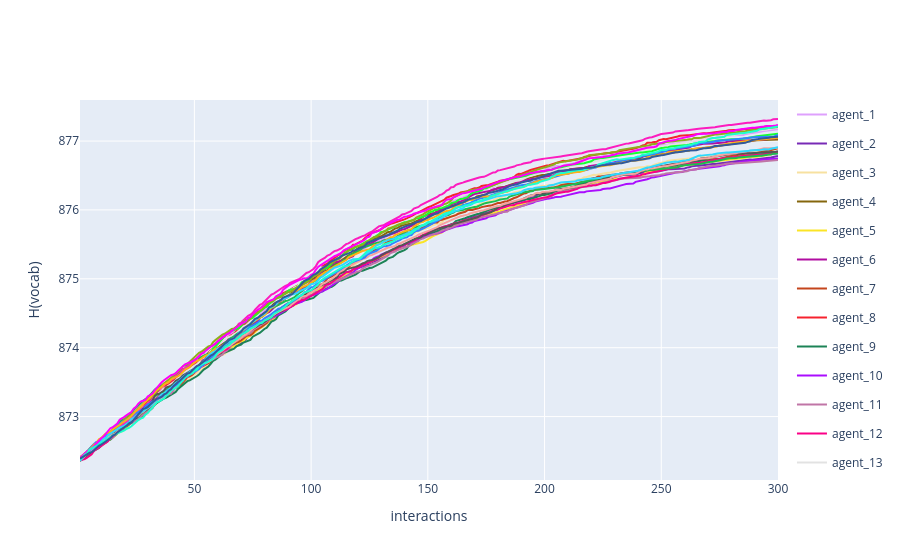

The cell this chart's notebook holds for it:
### Code cell
fig = multi_agent_update_plot_from_df(
    H_dif,
    time_col='interaction_no',
    dif_col='delta'
)

fig.update_layout(
    # title='Dyadic interaction in a random environment',
    yaxis_title='H(vocab)',
    xaxis_title='interactions'
)
fig.show()

### Figure 1 — Plotly figure (JSON) as saved in the notebook; plotly's stock layout.template omitted (floating-point values rounded to 4 significant figures; data arrays with more than 128 entries replaced by an {"elided": "..."} marker saying what was removed)
{"data": [{"legendgroup": "agent_1", "line": {"color": "#DEA0FD"}, "mode": "lines", "name": "agent_1", "showlegend": true, "x": {"elided": "300 int values"}, "y": {"elided": "300 float values"}, "type": "scatter"}, {"legendgroup": "agent_2", "line": {"color": "#782AB6"}, "mode": "lines", "name": "agent_2", "showlegend": true, "x": {"elided": "300 int values"}, "y": {"elided": "300 float values"}, "type": "scatter"}, {"legendgroup": "agent_3", "line": {"color": "#F7E1A0"}, "mode": "lines", "name": "agent_3", "showlegend": true, "x": {"elided": "300 int values"}, "y": {"elided": "300 float values"}, "type": "scatter"}, {"legendgroup": "agent_4", "line": {"color": "#85660D"}, "mode": "lines", "name": "agent_4", "showlegend": true, "x": {"elided": "300 int values"}, "y": {"elided": "300 float values"}, "type": "scatter"}, {"legendgroup": "agent_5", "line": {"color": "#FBE426"}, "mode": "lines", "name": "agent_5", "showlegend": true, "x": {"elided": "300 int values"}, "y": {"elided": "300 float values"}, "type": "scatter"}, {"legendgroup": "agent_6", "line": {"color": "#B10DA1"}, "mode": "lines", "name": "agent_6", "showlegend": true, "x": {"elided": "300 int values"}, "y": {"elided": "300 float values"}, "type": "scatter"}, {"legendgroup": "agent_7", "line": {"color": "#C4451C"}, "mode": "lines", "name": "agent_7", "showlegend": true, "x": {"elided": "300 int values"}, "y": {"elided": "300 float values"}, "type": "scatter"}, {"legendgroup": "agent_8", "line": {"color": "#F6222E"}, "mode": "lines", "name": "agent_8", "showlegend": true, "x": {"elided": "300 int values"}, "y": {"elided": "300 float values"}, "type": "scatter"}, {"legendgroup": "agent_9", "line": {"color": "#1C8356"}, "mode": "lines", "name": "agent_9", "showlegend": true, "x": {"elided": "300 int values"}, "y": {"elided": "300 float values"}, "type": "scatter"}, {"legendgroup": "agent_10", "line": {"color": "#AA0DFE"}, "mode": "lines", "name": "agent_10", "showlegend": true, "x": {"elided": "300 int values"}, "y": {"elided": "300 float values"}, "type": "scatter"}, {"legendgroup": "agent_11", "line": {"color": "#C075A6"}, "mode": "lines", "name": "agent_11", "showlegend": true, "x": {"elided": "300 int values"}, "y": {"elided": "300 float values"}, "type": "scatter"}, {"legendgroup": "agent_12", "line": {"color": "#FA0087"}, "mode": "lines", "name": "agent_12", "showlegend": true, "x": {"elided": "300 int values"}, "y": {"elided": "300 float values"}, "type": "scatter"}, {"legendgroup": "agent_13", "line": {"color": "#E2E2E2"}, "mode": "lines", "name": "agent_13", "showlegend": true, "x": {"elided": "300 int values"}, "y": {"elided": "300 float values"}, "type": "scatter"}, {"legendgroup": "agent_14", "line": {"color": "#1CBE4F"}, "mode": "lines", "name": "agent_14", "showlegend": true, "x": {"elided": "300 int values"}, "y": {"elided": "300 float values"}, "type": "scatter"}, {"legendgroup": "agent_15", "line": {"color": "#16FF32"}, "mode": "lines", "name": "agent_15", "showlegend": true, "x": {"elided": "300 int values"}, "y": {"elided": "300 float values"}, "type": "scatter"}, {"legendgroup": "agent_16", "line": {"color": "#FC1CBF"}, "mode": "lines", "name": "agent_16", "showlegend": true, "x": {"elided": "300 int values"}, "y": {"elided": "300 float values"}, "type": "scatter"}, {"legendgroup": "agent_17", "line": {"color": "#90AD1C"}, "mode": "lines", "name": "agent_17", "showlegend": true, "x": {"elided": "300 int values"}, "y": {"elided": "300 float values"}, "type": "scatter"}, {"legendgroup": "agent_18", "line": {"color": "#565656"}, "mode": "lines", "name": "agent_18", "showlegend": true, "x": {"elided": "300 int values"}, "y": {"elided": "300 float values"}, "type": "scatter"}, {"legendgroup": "agent_19", "line": {"color": "#F8A19F"}, "mode": "lines", "name": "agent_19", "showlegend": true, "x": {"elided": "300 int values"}, "y": {"elided": "300 float values"}, "type": "scatter"}, {"legendgroup": "agent_20", "line": {"color": "#3283FE"}, "mode": "lines", "name": "agent_20", "showlegend": true, "x": {"elided": "300 int values"}, "y": {"elided": "300 float values"}, "type": "scatter"}, {"legendgroup": "agent_21", "line": {"color": "#FEAF16"}, "mode": "lines", "name": "agent_21", "showlegend": true, "x": {"elided": "300 int values"}, "y": {"elided": "300 float values"}, "type": "scatter"}, {"legendgroup": "agent_22", "line": {"color": "#2ED9FF"}, "mode": "lines", "name": "agent_22", "showlegend": true, "x": {"elided": "300 int values"}, "y": {"elided": "300 float values"}, "type": "scatter"}, {"legendgroup": "agent_23", "line": {"color": "#FE00FA"}, "mode": "lines", "name": "agent_23", "showlegend": true, "x": {"elided": "300 int values"}, "y": {"elided": "300 float values"}, "type": "scatter"}, {"legendgroup": "agent_24", "line": {"color": "#1CFFCE"}, "mode": "lines", "name": "agent_24", "showlegend": true, "x": {"elided": "300 int values"}, "y": {"elided": "300 float values"}, "type": "scatter"}, {"legendgroup": "agent_25", "line": {"color": "#325A9B"}, "mode": "lines", "name": "agent_25", "showlegend": true, "x": {"elided": "300 int values"}, "y": {"elided": "300 float values"}, "type": "scatter"}], "layout": {"yaxis": {"title": {"text": "H(vocab)"}}, "xaxis": {"title": {"text": "interactions"}}}}
